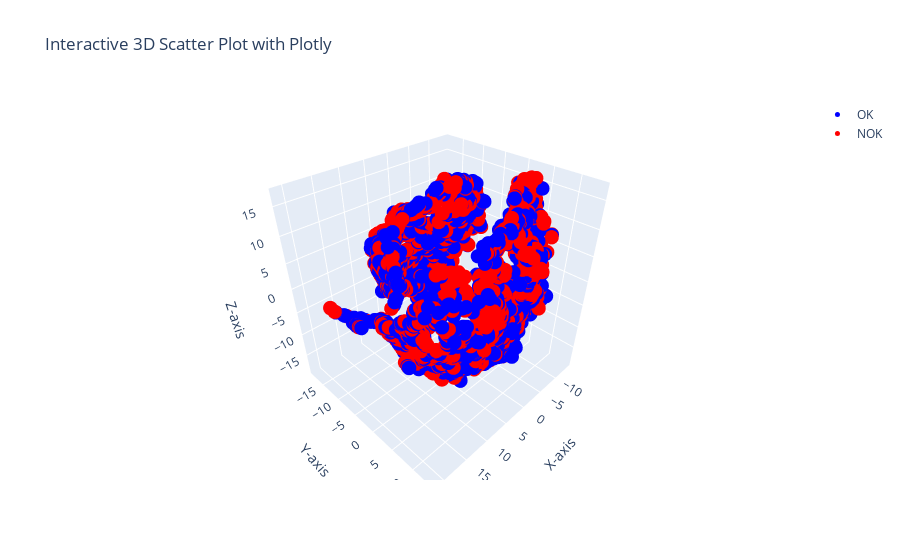

The notebook cell saved with this chart:
### Code cell
fig = go.Figure()

# Add group 1
fig.add_trace(go.Scatter3d(
    x=encoded_pos_features[:, 0], y=encoded_pos_features[:, 1], z=encoded_pos_features[:, 2],
    mode='markers',
    marker=dict(size=5, color='blue'),
    name='OK'
))

# Add group 2
fig.add_trace(go.Scatter3d(
    x=encoded_neg_features[:, 0], y=encoded_neg_features[:, 1], z=encoded_neg_features[:, 2],
    mode='markers',
    marker=dict(size=5, color='red'),
    name='NOK'
))

# Update layout
fig.update_layout(
    title="Interactive 3D Scatter Plot with Plotly",
    scene=dict(
        xaxis_title='X-axis',
        yaxis_title='Y-axis',
        zaxis_title='Z-axis'
    )
)

fig.show()

### Figure 1 — Plotly figure (JSON) as saved in the notebook; plotly's stock layout.template omitted (floating-point values rounded to 4 significant figures; data arrays with more than 128 entries replaced by an {"elided": "..."} marker saying what was removed)
{"data": [{"marker": {"color": "blue", "size": 5}, "mode": "markers", "name": "OK", "type": "scatter3d", "x": {"elided": "2047 float values"}, "y": {"elided": "2047 float values"}, "z": {"elided": "2047 float values"}}, {"marker": {"color": "red", "size": 5}, "mode": "markers", "name": "NOK", "type": "scatter3d", "x": {"elided": "2047 float values"}, "y": {"elided": "2047 float values"}, "z": {"elided": "2047 float values"}}], "layout": {"scene": {"xaxis": {"title": {"text": "X-axis"}}, "yaxis": {"title": {"text": "Y-axis"}}, "zaxis": {"title": {"text": "Z-axis"}}}, "title": {"text": "Interactive 3D Scatter Plot with Plotly"}}}
